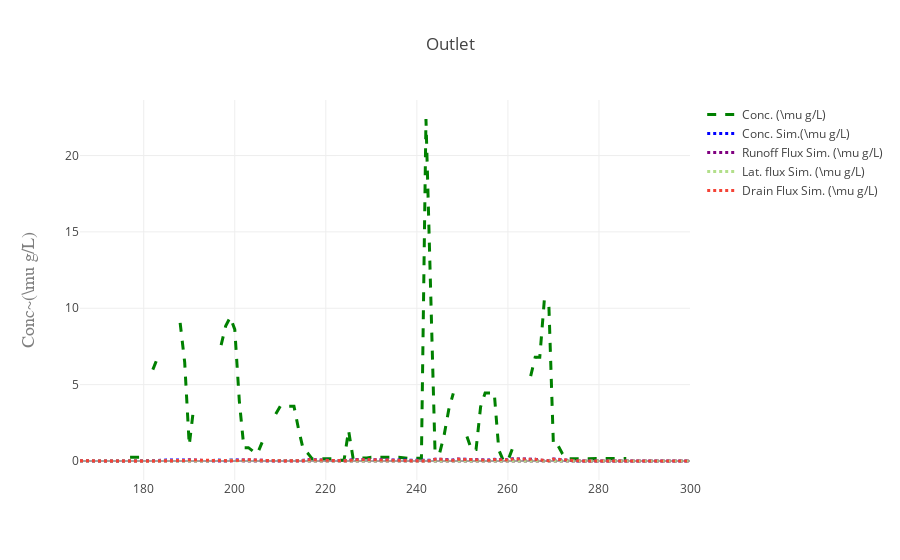

This figure's notebook cell:
### Code cell
figname = "ConcOutlet.png"

%matplotlib inline
import plotlycred

newtab = False
online = False
if online:
    #fig = py.iplot(data) 
    fig = go.Figure(data=data, layout=layout)
    py.image.save_as(fig, filename=figname)
    # py.plot(fig, filename=figname) # Opens in web
else:
    fig = go.Figure(data=data, layout=layout)
    if newtab:
        plot(fig)
    else:
        iplot(fig)

### Figure 1 — Plotly figure (JSON) as saved in the notebook; plotly's stock layout.template omitted (floating-point values rounded to 4 significant figures; data arrays with more than 128 entries replaced by an {"elided": "..."} marker saying what was removed)
{"data": [{"line": {"color": "green", "dash": "dash", "width": 3}, "mode": "lines", "name": "Conc. (\\mu g/L)", "type": "scatter", "x": {"elided": "135 int values"}, "y": {"elided": "135 float values"}}, {"line": {"color": "blue", "dash": "dot", "width": 3}, "mode": "lines", "name": "Conc. Sim.(\\mu g/L)", "type": "scatter", "x": {"elided": "135 int values"}, "y": {"elided": "195 float values"}}, {"line": {"color": "purple", "dash": "dot", "width": 3}, "mode": "lines", "name": "Runoff Flux Sim. (\\mu g/L)", "type": "scatter", "x": {"elided": "135 int values"}, "y": {"elided": "195 float values"}}, {"line": {"color": "rgb(178,223,138)", "dash": "dot", "width": 3}, "mode": "lines", "name": "Lat. flux Sim. (\\mu g/L)", "type": "scatter", "x": {"elided": "135 int values"}, "y": {"elided": "195 float values"}}, {"line": {"color": "#F44336", "dash": "dot", "width": 3}, "mode": "lines", "name": "Drain Flux Sim. (\\mu g/L)", "type": "scatter", "x": {"elided": "135 int values"}, "y": {"elided": "195 float values"}}], "layout": {"title": "Outlet", "xaxis": {"title": "", "titlefont": {"color": "#7f7f7f", "family": "Courier New, monospace", "size": 18}}, "yaxis": {"title": "Conc~(\\mu g/L)", "titlefont": {"color": "#7f7f7f", "family": "Courier New, monospace", "size": 18}}}}
